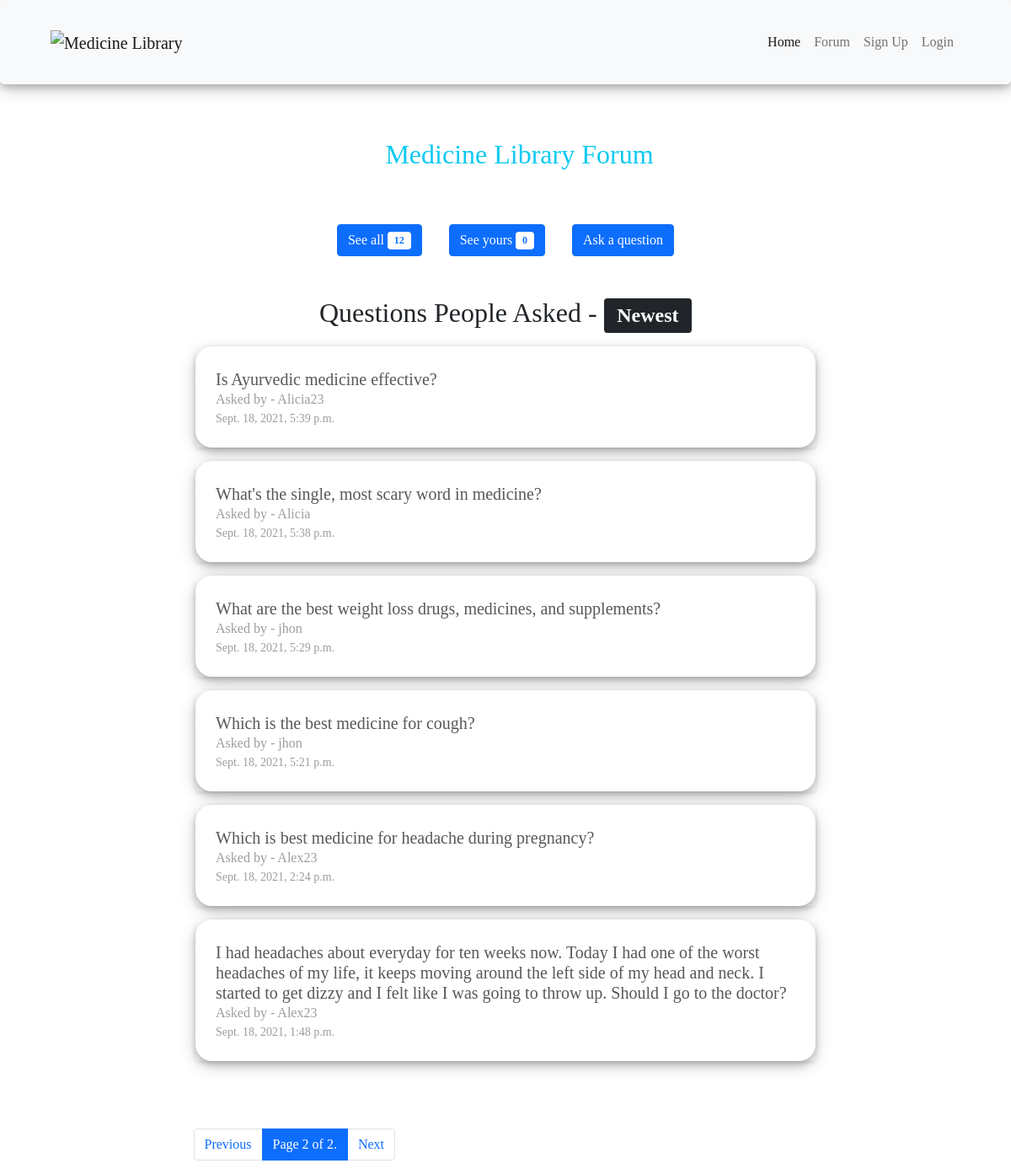
/forum?page=2, run on the app's committed database.
### App/models.py (models this page shows, shortened)
class Question(models.Model):
    question = models.CharField(max_length=500)
    user = models.ForeignKey(User,on_delete=models.CASCADE)
    date_added = models.DateTimeField(default=timezone.localtime(timezone.now()), blank=True)

### App/views.py (the view)
# urls.py: path('forum',forumView,name='forumView'),
def forumView(request):
    which_ques = request.GET.get('questions')
    if request.user.is_authenticated:
        my_questions = Question.objects.filter(user=request.user).order_by('-date_added')
    else:
        my_questions = Question.objects.filter(question='this wil return 0')
    questions = Question.objects.all().order_by('-date_added')
    if which_ques=='my':
        paginator = Paginator(my_questions,6)
        title = 'Questions You Have Asked'
    else:
        paginator = Paginator(questions,6)
        title = 'Questions People Asked'
    page_number = request.GET.get('page')
    page_obj = paginator.get_page(page_number)
    context = {
        'page_obj': page_obj,
        'total_ques':len(questions),
        'total_my_ques':len(my_questions),
        'title':title
    }
    return render(request,'forum.html',context)

### App/Templates/forum.html (shortened to what this page needs)
{% extends 'navbar.html' %}
{% load static %}
{% load crispy_forms_tags %}
{% block css %}
<link rel="stylesheet" href="{% static 'css/style.css' %}" />
{% endblock css %}
{% block body %}
<div class="container">
    <h2 class='text-secondary p-3 text-info text-center my-5'> <i class='fas fa-smile '></i> Medicine Library Forum</h2>
    <div class='forum_nav d-flex justify-content-center'>
    <form action="{{forumView}}">
      <button type='submit' class='text-decoration-none btn btn-primary mx-3'>See all <span class="badge text-primary bg-white">{{total_ques}}</span>
      </button>
     </form>
     <form action="{{forumView}}">
      <button class='text-decoration-none btn btn-primary mx-3 ' >See yours <span class="badge text-primary bg-white">{{total_my_ques}}</span>
          <span class="sr-only">unread messages</span></button>
       </form>
      <a class='text-decoration-none btn btn-primary mx-3 ' href="{% url 'askView' %}">Ask a question</a>
    </div>
  <div class="row pb-5 mb-4">
<h2 class='mt-5 text-center'>{{title}} - <span class="badge bg-dark">Newest</span></h2>
    {% for ques in page_obj %}
    <div class="col-lg-8 offset-lg-2 col-md-8 offset-md-2 col-sm-10 offset-sm-1 my-2">
      <a class='text-decoration-none' href="{% url 'ques_detailsView' ques.id %}">
      <div class="card rounded shadow-sm border-0">
        <div class="card-body p-lg-4 p-sm-1 box_shadow">
          <h5 class="">{{ques.question}}</h5>
          <p>Asked by - {{ques.user}}</p>
          <p class='small'>{{ques.date_added}}</p>
        </div>
      </div>
      </a>
    </div>
    {% endfor %}
  </div>
<div class='w-75  m-auto '>
  <ul class="pagination ms-lg-5">
    {% if page_obj.has_previous %}
    <li class="page-item">
        <a class="page-link" href="?page={{ page_obj.previous_page_number }}">Previous</a>
    </li>
    {% else %}
    <li class="page-item disabled">
        <a class="page-link" href="?page=1">Previous</a>
    </li>
    {% endif %}
    <li class="page-item active">
      <span class="page-link">
        Page {{ page_obj.number }} of {{ page_obj.paginator.num_pages }}.
      </span>
      {% if page_obj.has_next %}
      <li class="page-item">
        <a class="page-link" href="?page={{ page_obj.next_page_number }}">Next</a>
    </li>
    {% else %}
      <li class="page-item">
    <a class="page-link">Next</a>
      {% endif %}
    </li>
  </ul>
</div>
</div>
{% endblock %}

### App/static/css/style.css (style rules this page uses)
* { --font1:Bahnschrift; font-family: var(--font1); }
.box_shadow { box-shadow: 0 4px 8px 0 rgba(0, 0, 0, 0.2), 0 6px 20px 0 rgba(0, 0, 0, 0.19); border-radius: 20px; }
.card-body p { color: #9e9d9d; margin: 0; }
.card-body h5 { color: #585858; margin: 0; margin-top: 3px; }

### data on the page
Question: question "Is Ayurvedic medicine effective?", user "Alicia23", date_added "Sept. 18, 2021, 5:39 p.m."
Question: question "What's the single, most scary word in medicine?", user "Alicia", date_added "Sept. 18, 2021, 5:38 p.m."
Question: question "What are the best weight loss drugs, medicines, and supplements?", user "jhon", date_added "Sept. 18, 2021, 5:29 p.m."
Question: question "Which is the best medicine for cough?", user "jhon", date_added "Sept. 18, 2021, 5:21 p.m."
Question: question "Which is best medicine for headache during pregnancy?", user "Alex23", date_added "Sept. 18, 2021, 2:24 p.m."
Question: question "I had headaches about everyday for ten weeks now. Today I had one of the worst headaches of my life, it keeps moving around the left side of my head and neck. I started to get dizzy and I felt like I was going to throw up. Should I go to the doctor?", user "Alex23", date_added "Sept. 18, 2021, 1:48 p.m."

### other printed values
{{ total_ques }} "12"
{{ total_my_ques }} "0"
{{ title }} "Questions People Asked"
{{ page_obj.number }} "2"
{{ page_obj.paginator.num_pages }} "2"
